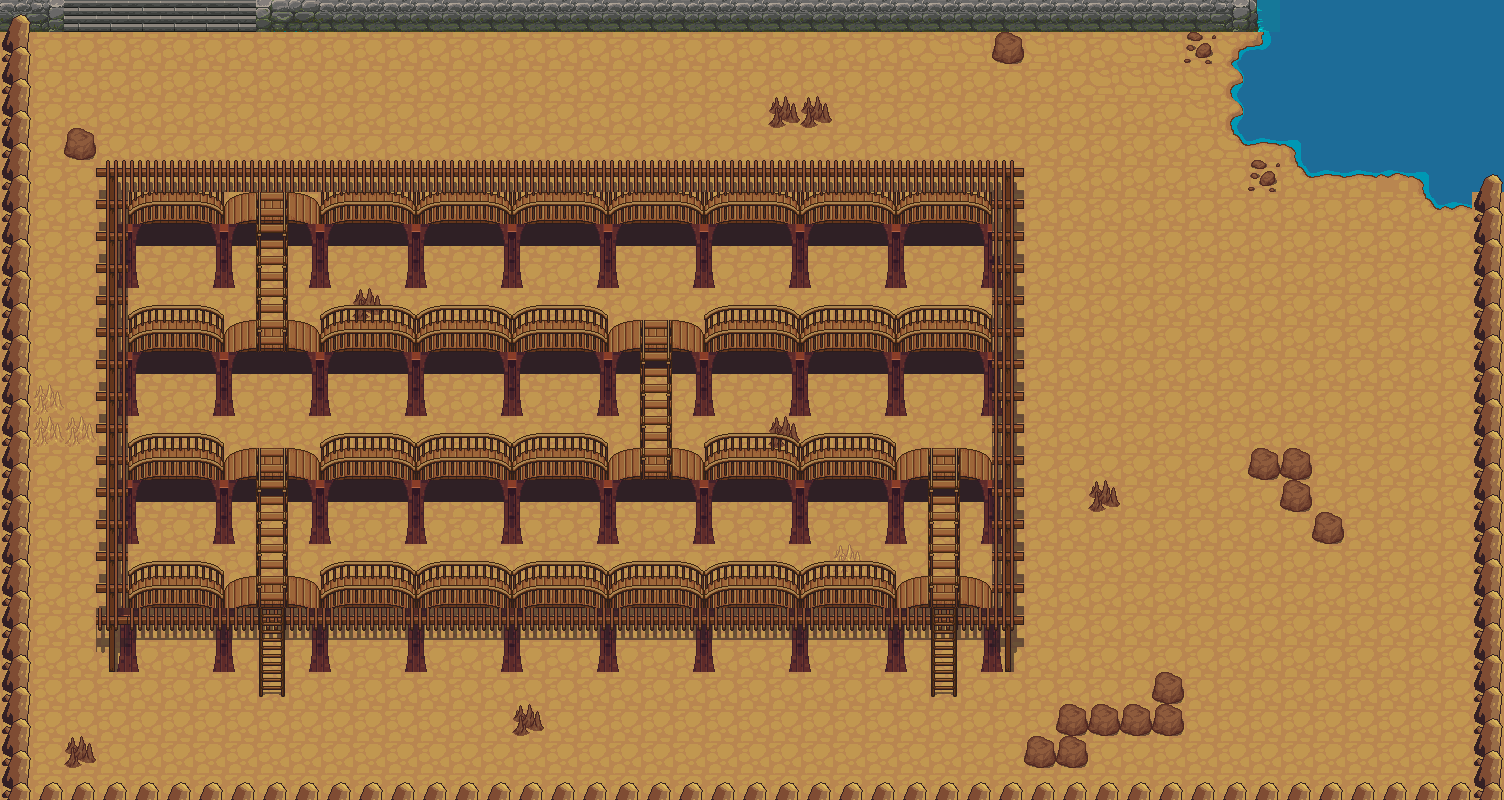

The image is a tile-based game level rendered from a .tmx file. Its description and source (layers, tilesets, objects; grid data summarised) follow:
An orthogonal 47x25 tile map with 32x32 px tiles, 5 tile layers (Capa de Patrones 1, Capa de patrones 2, Capa de patrones 3, Capa de patrones 4, ...), 4 tilesets.

<map version="1.2" tiledversion="1.2.2" orientation="orthogonal" renderorder="right-down" width="47" height="25" tilewidth="32" tileheight="32" infinite="0" nextlayerid="6" nextobjectid="1">
 <tileset firstgid="1" source="../Construccion Mapas/interior7.tsx" />
 <tileset firstgid="1025" source="../Construccion Mapas/interior6.tsx" />
 <tileset firstgid="1425" source="../Construccion Mapas/interior4.tsx" />
 <tileset firstgid="2449" source="../Construccion Mapas/Outside_B.tsx" />
 <layer id="1" name="Capa de Patrones 1" width="47" height="25">
  <data>[1175 cells, 1175 non-empty, 15 distinct tile ids]</data>
 </layer>
 <layer id="2" name="Capa de patrones 2" width="47" height="25">
  <data>[1175 cells, 289 non-empty, 23 distinct tile ids]</data>
 </layer>
 <layer id="3" name="Capa de patrones 3" width="47" height="25">
  <data>[1175 cells, 226 non-empty, 12 distinct tile ids]</data>
 </layer>
 <layer id="4" name="Capa de patrones 4" width="47" height="25">
  <data>[1175 cells, 227 non-empty, 16 distinct tile ids]</data>
 </layer>
 <layer id="5" name="Capa de patrones 5" width="47" height="25">
  <data>[1175 cells, 0 non-empty, 0 distinct tile ids]</data>
 </layer>
</map>
